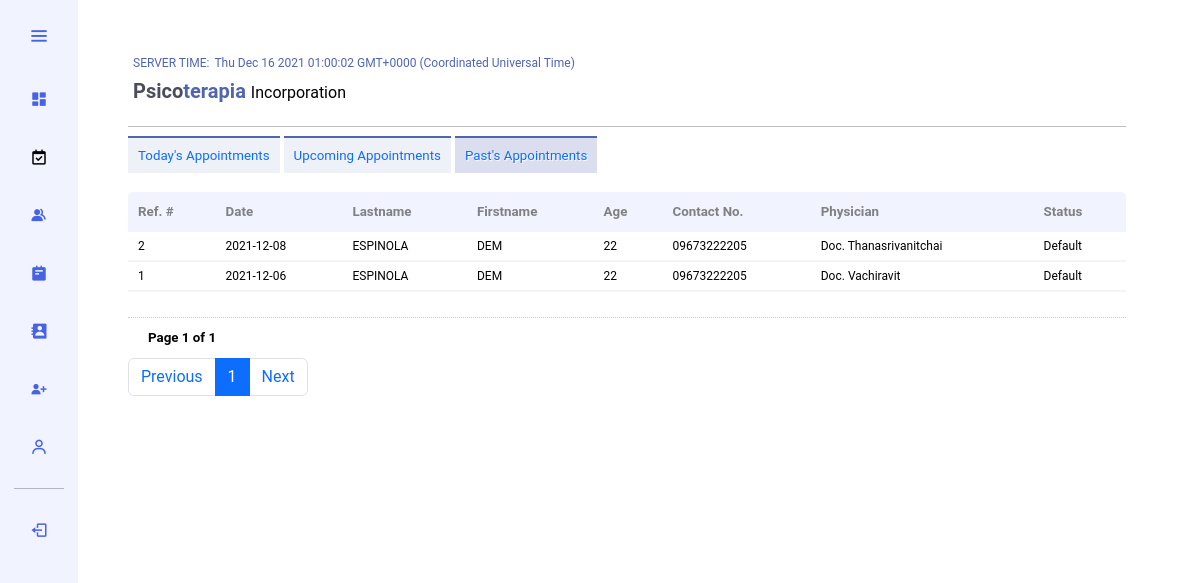
The app's page /admin/moderator/past.php (signed in), older data.
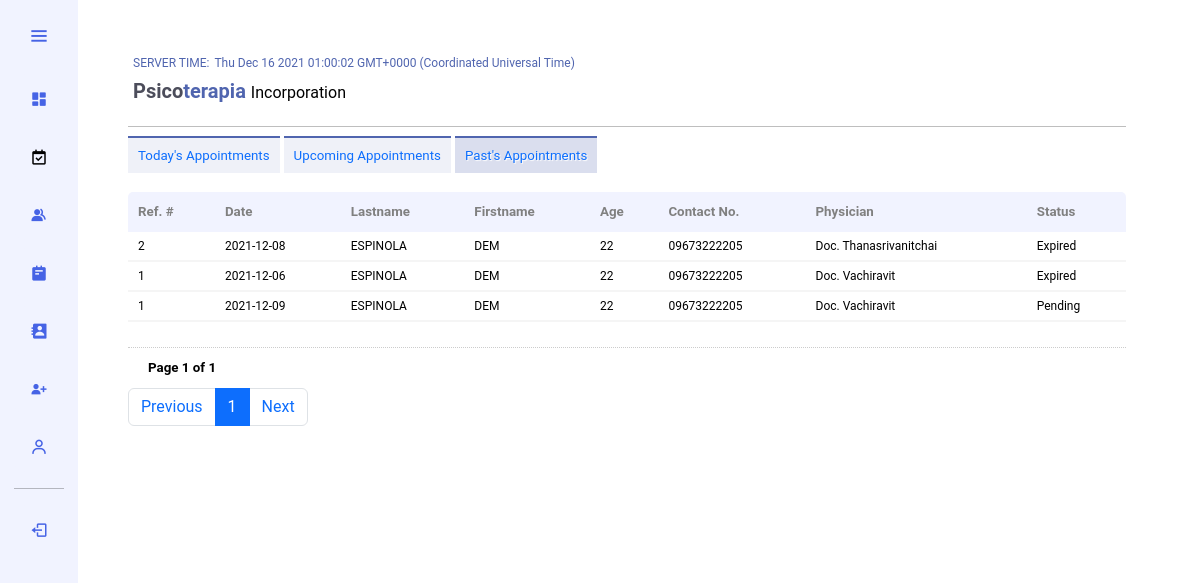
The same page, newer data.
### tables this page shows
CREATE TABLE `tbl_useraccount` (
  `userID` text NOT NULL,
  `userImage` text NOT NULL,
  `userGivenName` text NOT NULL,
  `userSurname` text NOT NULL,
  `userFullname` text NOT NULL,
  `userUsername` text NOT NULL,
  `userContactNumber` text NOT NULL,
  `userAddress` text NOT NULL,
  `userBirthday` text NOT NULL,
  `userAge` text NOT NULL,
  `userEmail` text NOT NULL,
  `userPassword` text NOT NULL,
  `userCode` text NOT NULL,
  `userFPCode` text NOT NULL,
  `userStatus` text NOT NULL
);

CREATE TABLE `tbl_appts` (
  `apptID` text NOT NULL,
  `userID` text NOT NULL,
  `docID` text NOT NULL,
  `date` text NOT NULL,
  `time` text NOT NULL,
  `status` varchar(255) NOT NULL,
  `apptDateCreated` text NOT NULL
);

CREATE TABLE `tbl_employee` (
  `id` int(11) NOT NULL,
  `picture` text DEFAULT NULL,
  `lastname` varchar(255) NOT NULL,
  `firstname` varchar(255) NOT NULL,
  `birthday` date NOT NULL,
  `position` varchar(255) NOT NULL,
  `time` time DEFAULT NULL,
  `start_date` date DEFAULT NULL,
  `end_date` date DEFAULT NULL,
  `mobile` varchar(255) NOT NULL,
  `email` varchar(255) NOT NULL,
  `tempomail` varchar(255) DEFAULT NULL,
  `password` varchar(255) NOT NULL,
  `code` mediumint(50) NOT NULL,
  `status` text NOT NULL,
  `created` date NOT NULL
);

### admin/data/control.php (called while the page is built, shortened)
<?php
    require "connection.php";
    $company_details_query = "SELECT * FROM tbl_company WHERE id = 1";
    $company_details = mysqli_query($connect, $company_details_query);
    $fetch_company_details = mysqli_fetch_assoc($company_details);
?>

### admin/moderator/past.php (the view, shortened to what the changed rows need)
<?php require_once "../data/control.php"; ?>
<!DOCTYPE html>
<html>
    <head>
        <link href="https://cdn.jsdelivr.net/npm/bootstrap@5.0.2/dist/css/bootstrap.min.css" rel="stylesheet">
        <link href='https://unpkg.com/boxicons@2.0.7/css/boxicons.min.css' rel='stylesheet'>
        <link rel="stylesheet" type="text/css" href="../style/bootstrap.css"/>
        <link rel="stylesheet" type="text/css" href="../style/style.css"/>
    </head>
    <body onload="display_ct();">
        <div class="container-fluid row">
            <section class="home-section">
                <h2 style="font-size:15pt; color:#4C4D5B; margin-left:5px; font-weight:bold; line-height:35px;"><?php echo ucwords($fetch_company_details['companyname1']); ?><span style="color:#5065AF;"><?php echo strtolower($fetch_company_details['companyname2']); ?></span> <span style="font-size:12pt; font-weight:normal;"><?php echo ucwords($fetch_company_details['organization']); ?></span></h2><hr>
                <table style="width:100%; border-collapse:collapse; margin:25px 0; font-size:0.9em; border-radius:5px 5px 0 0; overflow: hidden;">
                    <thead style="background-color:#F1F3FF; text-align:left;">
                        <tr><th>Ref. #</th><th>Date</th><th>Lastname</th><th>Firstname</th><th>Age</th><th>Contact No.</th><th>Physician</th><th>Status</th></tr>
                    </thead>
                    <tbody>
                        <?php
                            if (isset($_GET['page_no']) && $_GET['page_no']!=""){
                                $page_no = $_GET['page_no'];
                            }
                            else{
                                $page_no = 1;
                            }
                            $total_records_per_page = 8;
                            $offset = ($page_no-1) * $total_records_per_page;
                            $get_data_query = "SELECT *,t2.status FROM tbl_useraccount as t1 left join tbl_appts as t2 on t1.userID = t2.userID left join tbl_employee as t3 on t3.id = t2.docID WHERE date < date(now()) ORDER BY id DESC LIMIT $offset, $total_records_per_page";
                            $get_data = mysqli_query($connect, $get_data_query);
                            for($i=0; $row = mysqli_fetch_array($get_data); $i++){
                                $doctor = $row['docID'];
                                $see_doctor_query = "SELECT * FROM tbl_employee WHERE id = '$doctor'";
                                $see_doctor = mysqli_query($connect, $see_doctor_query);
                                $fetch_see_doctor = mysqli_fetch_assoc($see_doctor);
                        ?>
                            <tr style="border-bottom:2px solid whitesmoke;"><td><?php echo $row['id']; ?></td><td><?php echo $row['date']; ?></td><td><?php echo ucwords($row['userSurname']); ?></td><td><?php echo ucwords($row['userGivenName']); ?></td><td><?php echo number_format($row['userAge']); ?></td><td><?php echo $row['userContactNumber']; ?></td><td>Doc. <?php echo ucwords($fetch_see_doctor['lastname']); ?></td><td><?php echo ucwords($row['status']); ?></td></tr>
                        <?php } ?>
                    </tbody>
                </table>
            </section>
        </div>
    </body>
</html>

Row changes from the older to the newer data that the page shows:
now on one of the page's lists (row unchanged): tbl_useraccount: tbl_employee.id "1", tbl_appts.date "2021-12-09", userSurname "ESPINOLA", userGivenName "DEM", userAge "22", userContactNumber "09673222205", tbl_employee.lastname "Vachiravit", tbl_appts.status "Pending"
changed through a linked row, tbl_useraccount "ESPINOLA": tbl_appts.status "Default" → "Expired"
